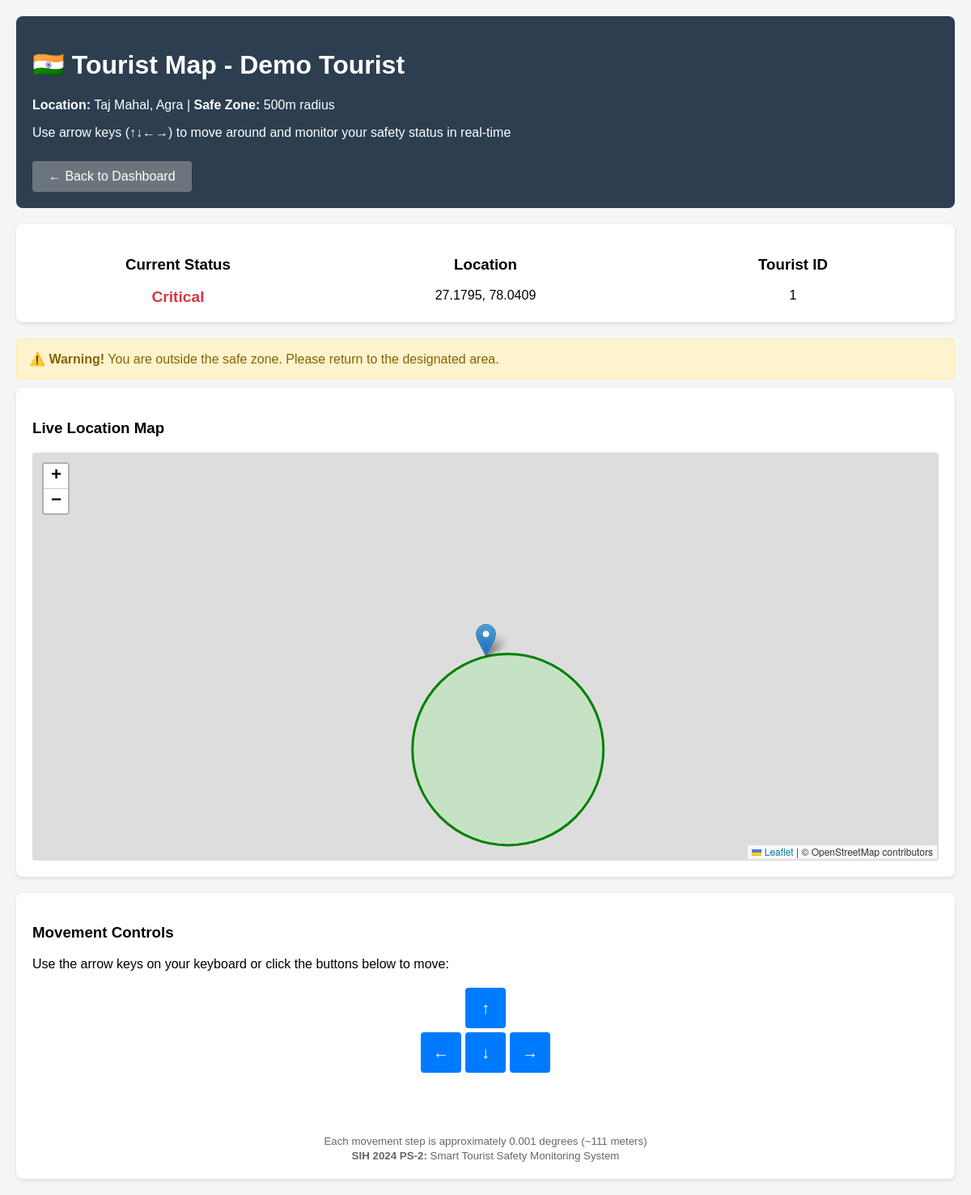
Page /tourist/1 (signed in) on the committed database.
### models.py (models this page shows, shortened)
class Tourist(Base):
    __tablename__ = "tourists"
    id = Column(Integer, primary_key=True, index=True)
    user_id = Column(Integer, ForeignKey("users.id"), nullable=False, unique=True)
    name = Column(String, nullable=False)
    blockchain_id = Column(String, unique=True, nullable=False)
    location_id = Column(Integer, default=1)  # ID of selected tourist place
    last_lat = Column(Float, default=27.1751)  # Default to Taj Mahal
    last_lon = Column(Float, default=78.0421)
    status = Column(String, default="Safe")  # Safe or Critical
    incidents = relationship("Incident", back_populates="tourist")
    user = relationship("User", back_populates="tourist")

### app.py (the view)
@app.get("/tourist/{tourist_id}", response_class=HTMLResponse)
async def tourist_map_page(
    tourist_id: int,
    request: Request,
    db: Session = Depends(get_db)
):
    from auth import get_user_from_cookie_token
    current_user = get_user_from_cookie_token(
        request.cookies.get("access_token"), db
    )
    if not current_user:
        return RedirectResponse(url="/login", status_code=status.HTTP_302_FOUND)
    tourist = db.query(Tourist).filter(Tourist.id == tourist_id).first()
    if not tourist:
        raise HTTPException(status_code=404, detail="Tourist not found")
    if str(current_user.role) == "tourist" and int(str(tourist.user_id)) != current_user.id:
        raise HTTPException(
            status_code=status.HTTP_403_FORBIDDEN,
            detail="You can only view your own tourist map"
        )
    tourist_place = get_tourist_place_by_id(int(str(tourist.location_id)))
    return templates.TemplateResponse("map.html", {
        "request": request,
        "tourist": tourist,
        "geofence": {
            "center_lat": tourist_place["lat"],
            "center_lon": tourist_place["lon"],
            "radius": tourist_place["radius"],
            "name": tourist_place["name"]
        }
    })

### templates/map.html (shortened to what this page needs)
<!DOCTYPE html>
<html lang="en">
<head>
    <link rel="stylesheet" href="https://unpkg.com/leaflet@1.9.4/dist/leaflet.css" />
</head>
<body>
    <div class="header">
        <h1>🇮🇳 Tourist Map - {{ tourist.name }}</h1>
        <p><strong>Location:</strong> {{ geofence.name }} | <strong>Safe Zone:</strong> {{ geofence.radius }}m radius</p>
        <p>Use arrow keys (↑↓←→) to move around and monitor your safety status in real-time</p>
        <a href="/" class="dashboard-link">← Back to Dashboard</a>
    </div>
    <div class="status-panel">
        <div class="status-item">
            <h3>Current Status</h3>
            <div id="status" class="status-{{ tourist.status|lower }}">{{ tourist.status }}</div>
        </div>
        <div class="status-item">
            <h3>Location</h3>
            <div id="coordinates">{{ "%.4f"|format(tourist.last_lat) }}, {{ "%.4f"|format(tourist.last_lon) }}</div>
        </div>
        <div class="status-item">
            <h3>Tourist ID</h3>
            <div>{{ tourist.id }}</div>
        </div>
    </div>
    <div id="alertContainer">
        <div id="warningAlert" class="alert alert-warning">
            ⚠️ <strong>Warning!</strong> You are outside the safe zone. Please return to the designated area.
        </div>
    </div>
    <div class="map-container">
        <h3>Live Location Map</h3>
        <div id="map"></div>
    </div>
    <div class="controls-panel">
        <h3>Movement Controls</h3>
        <p>Use the arrow keys on your keyboard or click the buttons below to move:</p>
        <div class="arrow-keys">
            <button class="arrow-key arrow-up" data-direction="up">↑</button>
            <button class="arrow-key arrow-left" data-direction="left">←</button>
            <button class="arrow-key arrow-down" data-direction="down">↓</button>
            <button class="arrow-key arrow-right" data-direction="right">→</button>
        </div>
        <div class="movement-info">
            <small>Each movement step is approximately 0.001 degrees (~111 meters)</small><br>
            <small><strong>SIH 2024 PS-2:</strong> Smart Tourist Safety Monitoring System</small>
        </div>
    </div>
</body>
</html>

### templates/map.html (style rules this page uses)
body { font-family: Arial, sans-serif; margin: 0; padding: 20px; background-color: #f5f5f5; }
.header { background-color: #2c3e50; color: white; padding: 20px; border-radius: 8px; margin-bottom: 20px; }
.status-panel { background: white; padding: 20px; border-radius: 8px; margin-bottom: 20px; box-shadow: 0 2px 4px rgba(0,0,0,0.1); display: grid; grid-template-columns: 1fr 1fr 1fr; gap: 20px; }
.status-item { text-align: center; }
.status-critical { color: #dc3545; font-weight: bold; font-size: 1.2em; }
.map-container { background: white; padding: 20px; border-radius: 8px; box-shadow: 0 2px 4px rgba(0,0,0,0.1); }
#map { height: 500px; border-radius: 4px; border: 2px solid #ddd; }
.controls-panel { background: white; padding: 20px; border-radius: 8px; margin-top: 20px; box-shadow: 0 2px 4px rgba(0,0,0,0.1); }
.arrow-keys { display: grid; grid-template-columns: repeat(3, 50px); grid-template-rows: repeat(3, 50px); gap: 5px; justify-content: center; margin: 20px 0; }
.arrow-key { background: #007bff; border: none; border-radius: 4px; color: white; font-size: 20px; cursor: pointer; display: flex; align-items: center; justify-content: center; transition: background-color 0.2s; }
.arrow-up { grid-column: 2; grid-row: 1; }
.arrow-left { grid-column: 1; grid-row: 2; }
.arrow-down { grid-column: 2; grid-row: 2; }
.arrow-right { grid-column: 3; grid-row: 2; }
.movement-info { text-align: center; margin-top: 15px; color: #666; }
.alert { padding: 15px; border-radius: 4px; margin: 10px 0; display: none; }
.alert-warning { background-color: #fff3cd; border: 1px solid #ffeaa7; color: #856404; }
.dashboard-link { display: inline-block; margin-top: 10px; padding: 10px 20px; background: #6c757d; color: white; text-decoration: none; border-radius: 4px; }

### rows in the picture
Tourist: name "Demo Tourist", last_lat "27.1795", last_lon "78.0409", id "1"

### other values in the picture
{{ geofence.name }} "Taj Mahal, Agra"
{{ geofence.radius }} "500"
